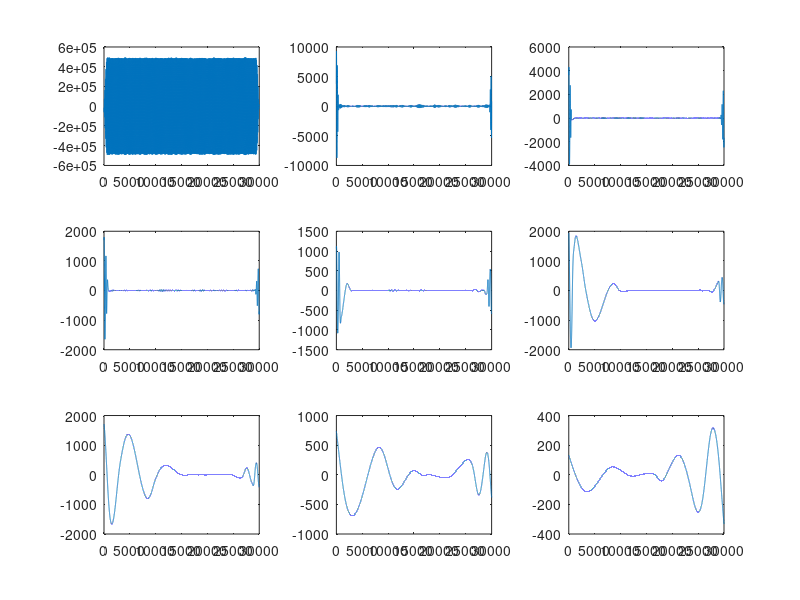
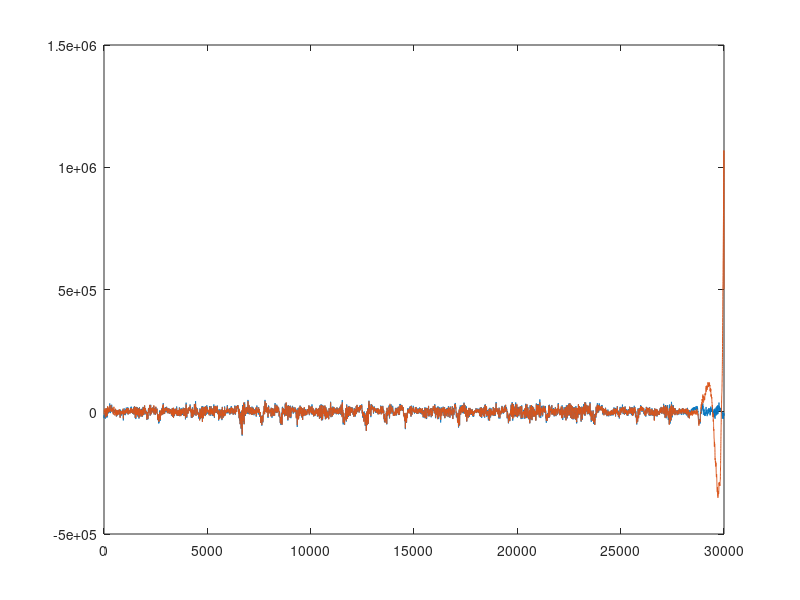
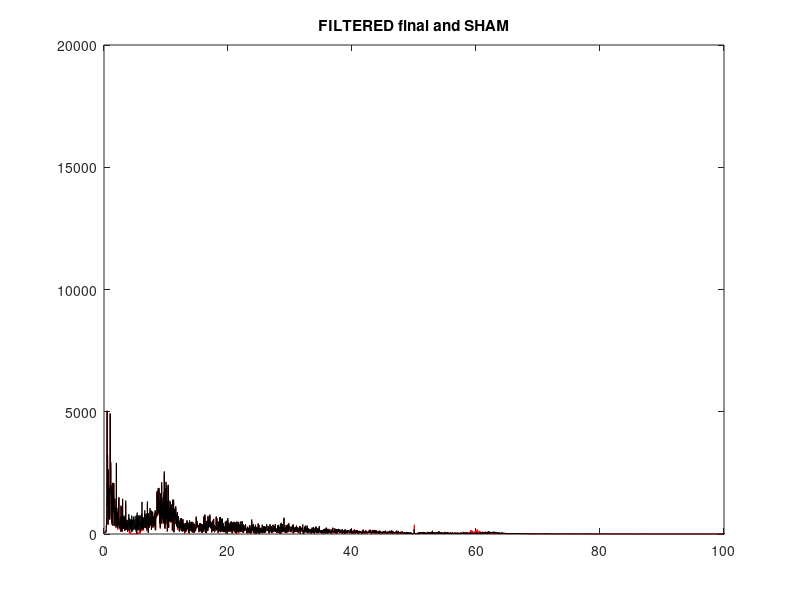
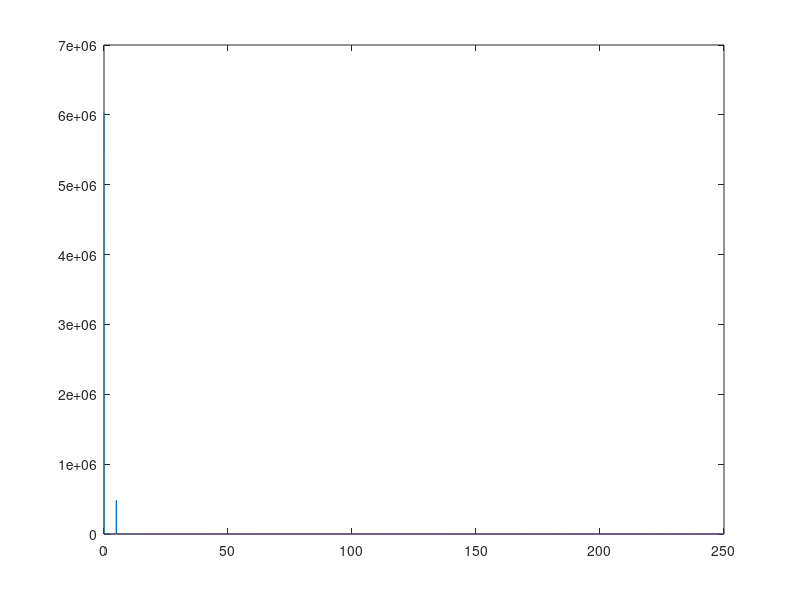

MATLAB code for these plots, in order: (Note: this script raises an error after producing the figures.)
[d,c]=butter(3,50/250,'low');
[b,a]=butter(3,0.5/250,'high');

lower = 5000;
upper = 24999;

load('SMA_TEST_ERP_Sham.mat')

Sham_t1=128+15000;
Sham_t2=Sham_t1+29999;

RAW_SHAM = EEG.Data_tACS_AF(1,Sham_t1:Sham_t2);

ERP_Sham_SMA=filtfilt(b,a,filtfilt(d,c,EEG.Data_tACS_AF(1,Sham_t1:Sham_t2)));

load('ERP_sham_test1_test2_cc.mat');

RAW_DATA = ERPTEST1.E1(1,:);

Fs = 500;            % Sampling frequency                         
L = 30000;             % Length of signal
Y = fft(RAW_DATA);
P2 = abs(Y/L);
P1 = P2(1:L/2+1);
P1(2:end-1) = 2*P1(2:end-1);
f = Fs*(0:(L/2))/L;
L=20000;
Y = fft(ERP_Sham_SMA(5000:25000));      %SHAM
P23 = abs(Y/L);
P13 = P23(1:L/2+1);
P13(2:end-1) = 2*P13(2:end-1);


[l,h] = butter(3,[4/250 6/250]);

data_filtered_to_send = filtfilt(l,h,RAW_DATA);



load('NEW_APPROACH_TEST1_RESULTS');

modes_freq = NEW_APPROACH_TEST1_RESULTS;

figure(3);
for i = 1:1:9
    subplot(3,3,i)
    plot(modes_freq(i,:))
end 

modes_freq(1,:) = zeros(1,30000);

reconstructed_freq = zeros(1,30000);

for i = 1:1:9
    reconstructed_freq(1,:) = modes_freq(i,:);
end 

data_free = RAW_DATA - data_filtered_to_send + reconstructed_freq;

filtered_data_free = filtfilt(b,a,filtfilt(d,c,data_free));
%%
R1 = corrcoef(ERP_Sham_SMA(1,lower:upper), filtered_data_free(1,lower:upper));
Coefficient_test1 = R1(1,2);

figure(4);
plot(ERP_Sham_SMA)
hold on
plot(filtered_data_free)

L=20000;
Y = fft(filtered_data_free(5000:25000));     %DATA FREE filtered
P24 = abs(Y/L);
P14 = P24(1:L/2+1);
P14(2:end-1) = 2*P14(2:end-1);
f = Fs*(0:(L/2))/L;
figure(64);
plot(f,P14, 'r')
hold on
plot(f, P13, 'k')
xlim([0 100])
ylim([0 20000])
title('FILTERED final and SHAM')



L=30000;
Y = fft(data_filtered_to_send);
P22 = abs(Y/L);
P12 = P22(1:L/2+1);
P12(2:end-1) = 2*P12(2:end-1);
f = Fs*(0:(L/2))/L;
figure(70);
plot(f,P12, 'r')
hold on
plot(f,P1) 
hold on
plot(f, P13, 'k')
xlim([3 7])
ylim([0 20000])
title('ORIGINAL and band pass')



